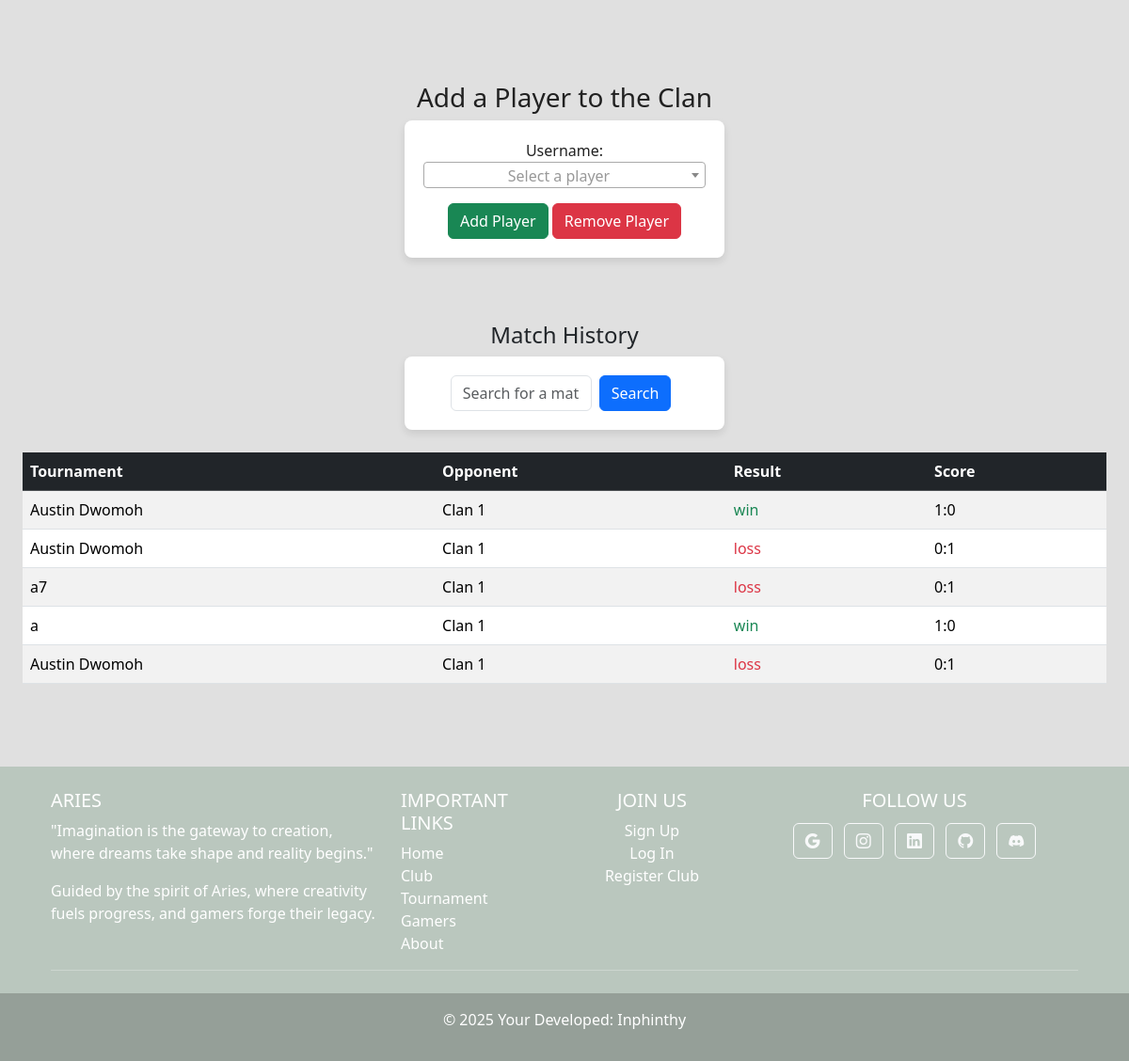
The page /clubs/dashboard/ (signed in, lower part) on the database as committed earlier.
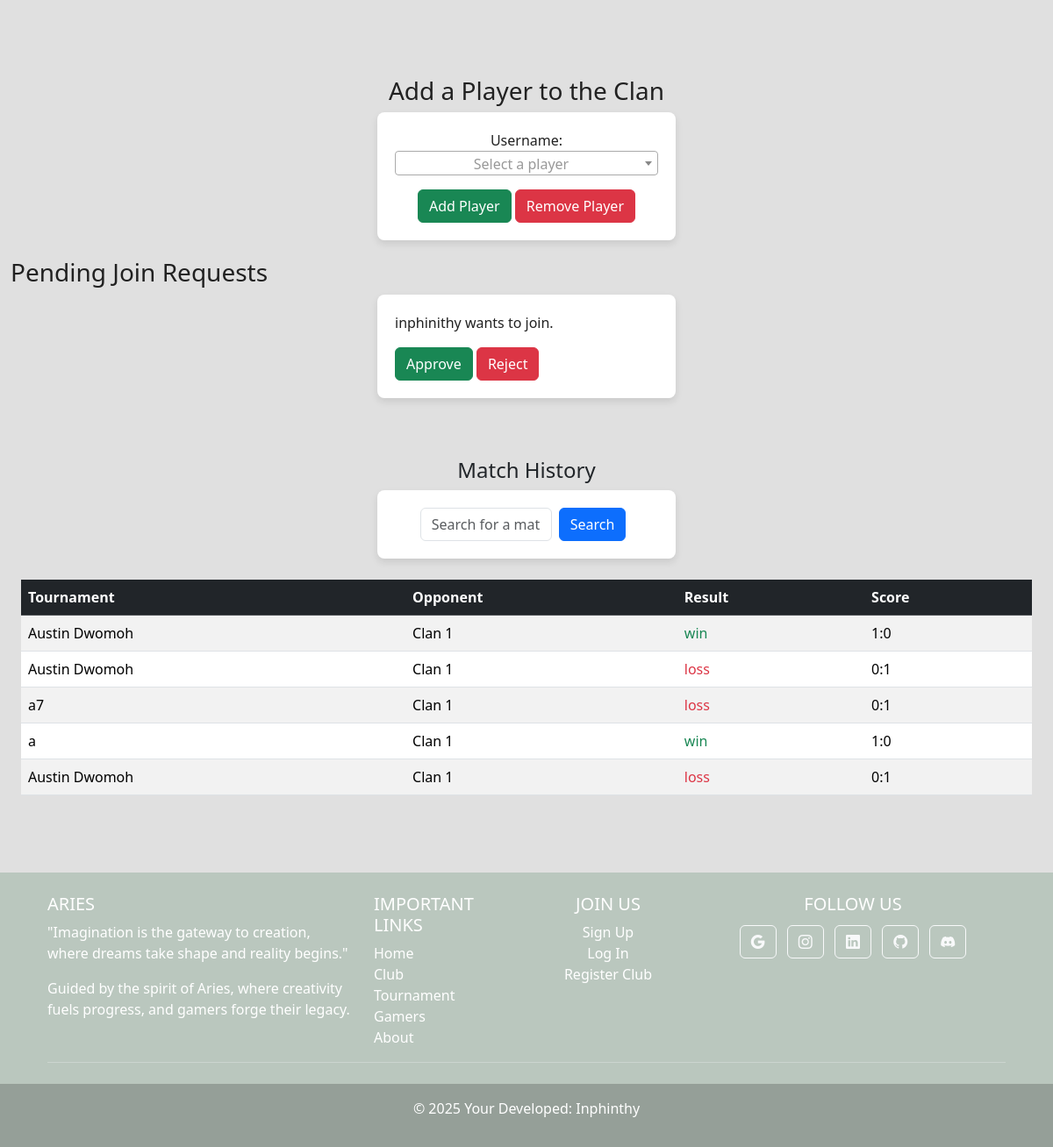
The same page on the database as committed later.
### clubs/models.py (models this page shows, shortened)
class ClanJoinRequest(models.Model):
    player = models.ForeignKey(User, on_delete=models.CASCADE)
    clan = models.ForeignKey(Clans, on_delete=models.CASCADE)
    status = models.CharField(
        max_length=20,
        choices=[("pending", "Pending"), ("approved", "Approved"), ("rejected", "Rejected")],
        default="pending"
    )
    requested_at = models.DateTimeField(auto_now_add=True)

### clubs/views.py (the view)
    def wrapper(request, *args, **kwargs):
        if 'clan_id' not in request.session:  # Check if the clan is logged in
            return redirect('clubs/clan_login')  # Redirect to the login page if not logged in
        return view_func(request, *args, **kwargs)

### clubs/forms.py
class AddPlayerToClanForm(forms.Form):
    def __init__(self, *args, **kwargs):
        clan = kwargs.pop('clan', None)
        super().__init__(*args, **kwargs)
        self.fields['username'] = forms.ModelChoiceField(
                queryset=User.objects.filter(profile__clan=clan),  # Filter users that are in the clan
                widget=forms.Select(attrs={'class': 'select2', 'style': 'width: 100%;'}),
                empty_label="Select a user"
            )

### clubs/models.py (called while the page is built)
    def get_json_file_path(self):
        directory = os.path.join(settings.MEDIA_ROOT, 'match_data')
        os.makedirs(directory, exist_ok=True)
        return os.path.join(directory, f'clan_match_data_{self.pk}.json')

    def load_match_data_from_file(self):
        file_path = self.get_json_file_path()
        if os.path.exists(file_path) and os.path.getsize(file_path) > 0:
            with open(file_path, 'r') as json_file:
                try:
                    return json.load(json_file)
                except json.JSONDecodeError:
                    return {}
        return {}

### clubs/templates/clubs/clan_dashboard.html (shortened to what this page needs)
{% extends "base.html" %}
{% load static %}
{% block content %}
<section>
  <div class="card-body p-4 text-black">
    <div class="mb-5  text-body">
      <div class="row">
        <div class="container mt-4">
      </div>
      </div>
    </div>
  </div>
</section>
 <section>
  <div class="container-fluid text-center">
    <h3>Add a Player to the Clan</h3>
    <form id="add-player-form" method="post">
      {{ form.as_p }}
      <button type="submit" class="btn btn-success" name="action" value="add_player">Add Player</button>
  <button type="submit" class="btn btn-danger" name="action" value="remove_player">Remove Player</button>
  </form>
  </div>
  {% if join_requests %}
  <h3>Pending Join Requests</h3>
  {% for request in join_requests %}
    <form method="post" id="join-request-form-{{ request.id }}">
        <p>{{ request.player.username }} wants to join.</p>
        <button id="approve-button-{{ request.id }}" class="btn btn-success">Approve</button>
        <button id="reject-button-{{ request.id }}" class="btn btn-danger">Reject</button>
    </form>
{% endfor %}
  {% endif %}
    </div>
<section>
  {% if match_data %}
  <div class="card-body p-4 text-black">
    <div class="mb-5  text-body">
      <div class="row">
        <div class="container mt-4">
          <h4 class="text-center">Match History</h4>
          <form method="GET" action="{% url 'clan_details' clan.id %}" class="mb-4 d-flex justify-content-center">
            <input type="text" name="q" class="form-control w-50" placeholder="Search for a match..." value="{{ query }}">
            <button type="submit" class="btn btn-primary mx-2">Search</button>
          </form>
          <table class="table table-striped table-hover">
              <thead class="table-dark">
                  <tr>
                      <th>Tournament</th>
                      <th>Opponent</th>
                      <th>Result</th>
                      <th>Score</th>
                  </tr>
              </thead>
              <tbody>
                  {% for match in match_data.matches reversed %}
                  <tr>
                      <td>{{match.tour_name}}</td>
                      <td>{{ match.opponent }}</td>
                      <td class="{% if match.result == 'win' %}text-success{% elif match.result == 'loss' %}text-danger{% else %}text-warning{% endif %}">
                          {{ match.result }}
                      </td>
                      <td>{{ match.score }}</td>
                  </tr>
                  {% endfor %}
              </tbody>
          </table>
        </div>
      </div>
    </div>
  </div>
  {% endif %}
</section>
{% endblock %}

Rows that differ between the two databases and show on the page:
added ClanJoinRequest: player.username "inphinithy"
Other text that changed with them:
text now shown: "Pending Join Requests"
